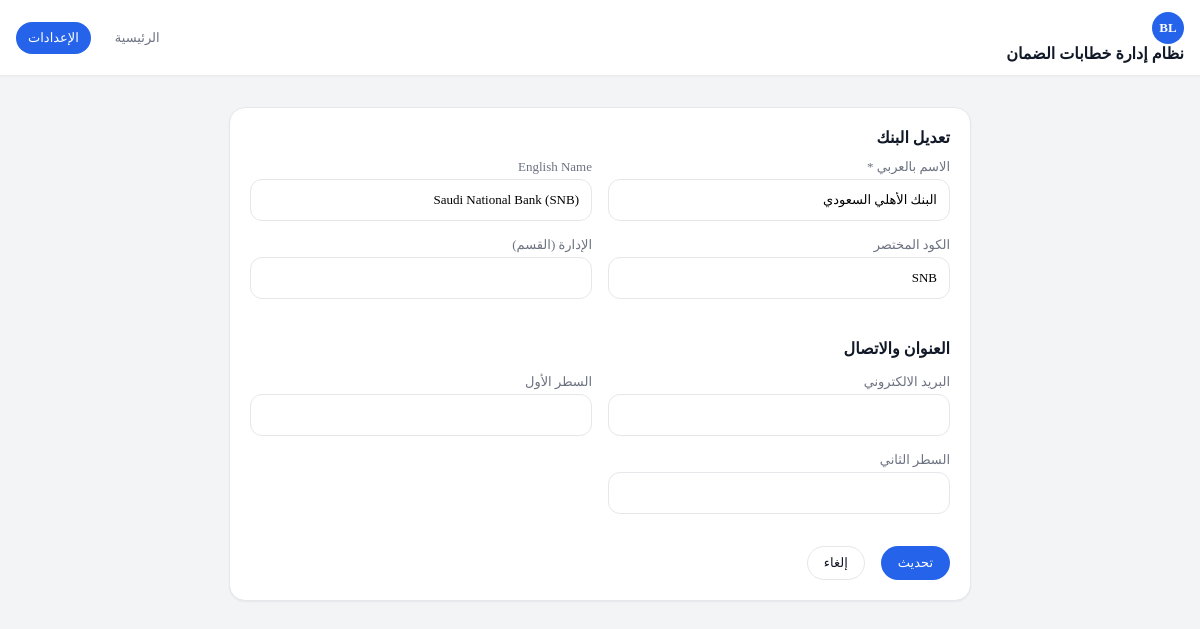
The page /settings/bank-form.php?id=6 on the database its author committed.
### tables this page shows
CREATE TABLE banks (
        id INTEGER PRIMARY KEY AUTOINCREMENT,
        official_name TEXT NOT NULL,
        official_name_en TEXT,
        normalized_key TEXT,
        short_code TEXT,
        is_confirmed INTEGER DEFAULT 0,
        created_at TEXT DEFAULT CURRENT_TIMESTAMP,
        updated_at TEXT DEFAULT CURRENT_TIMESTAMP
    , official_name_ar TEXT NULL, address_line_1 VARCHAR(255) DEFAULT 'المقر الرئيسي', address_line_2 VARCHAR(255) DEFAULT NULL, contact_email VARCHAR(255) DEFAULT NULL, department VARCHAR(255) DEFAULT "إدارة الضمانات");

### app/Repositories/BankRepository.php (called while the page is built, shortened)
<?php
class BankRepository
{
    public function find(int $id): ?Bank
    {
        $pdo = Database::connection();
        $stmt = $pdo->prepare('SELECT * FROM banks WHERE id = :id LIMIT 1');
        $stmt->execute(['id' => $id]);
        $row = $stmt->fetch(PDO::FETCH_ASSOC);
        return $row ? $this->map($row) : null;
    }
    private function map(array $row): Bank
    {
        return new Bank(
            (int) $row['id'],
            $row['official_name'],
            $row['official_name_en'] ?? null,
            $row['official_name_ar'] ?? $row['official_name'] ?? null,
            $row['normalized_key'] ?? null,
            $row['short_code'] ?? null,
            (int) ($row['is_confirmed'] ?? 0),
            $row['created_at'] ?? null,
        );
    }
}

### app/Support/autoload.php (called while the page is built, shortened)
<?php
spl_autoload_register(function (string $class): void {
    $prefix = 'App\\';
    $baseDir = __DIR__ . '/../';
    if (str_starts_with($class, $prefix)) {
        $relative = substr($class, strlen($prefix));
        $path = $baseDir . str_replace('\\', '/', $relative) . '.php';
    }
});

### www/settings/bank-form.php (the view, shortened to what this page needs)
<?php
require_once __DIR__ . '/../../app/Support/autoload.php';
$banks = new BankRepository();
$id = isset($_GET['id']) ? (int) $_GET['id'] : null;
$bank = $id ? $banks->find($id) : null;
$isEdit = $bank !== null;
?>
<!doctype html>
<html lang="ar" dir="rtl">
<head>
    <link rel="stylesheet" href="/assets/css/style.css">
</head>
<body class="app-shell">
    <header class="app-header">
        <div class="app-header-inner">
            <div>
                <span class="app-logo">BL</span>
                <span class="app-title">نظام إدارة خطابات الضمان</span>
            </div>
            <nav class="app-nav">
                <a href="/" class="app-nav-link">الرئيسية</a>
                <a href="/settings.php?tab=banks" class="app-nav-link is-active">الإعدادات</a>
            </nav>
        </div>
    </header>
    <main class="app-main">
        <div class="app-container">
            <div class="form-card card">
                <div class="card-header">
                    <h2 class="card-title"><?= $isEdit ? 'تعديل البنك' : 'إضافة بنك جديد' ?></h2>
                </div>
                <form method="POST">
                    <div class="form-grid">
                        <div class="form-group">
                            <label class="form-label">الاسم بالعربي *</label>
                            <input type="text" name="official_name" class="form-control" required
                                   value="<?= htmlspecialchars($bank->officialName ?? $_POST['official_name'] ?? '') ?>">
                        </div>
                        <div class="form-group">
                            <label class="form-label">English Name</label>
                            <input type="text" name="official_name_en" class="form-control"
                                   value="<?= htmlspecialchars($bank->officialNameEn ?? $_POST['official_name_en'] ?? '') ?>">
                        </div>
                        <div class="form-group">
                            <label class="form-label">الكود المختصر</label>
                            <input type="text" name="short_code" class="form-control"
                                   value="<?= htmlspecialchars($bank->shortCode ?? $_POST['short_code'] ?? '') ?>">
                        </div>
                        <div class="form-group">
                            <label class="form-label">الإدارة (القسم)</label>
                            <input type="text" name="department" class="form-control"
                                   value="<?= htmlspecialchars($bank->department ?? $_POST['department'] ?? '') ?>">
                        </div>
                    </div>
                    <div class="form-section">
                        <div class="form-section-title">العنوان والاتصال</div>
                        <div class="form-grid">
                            <div class="form-group">
                                <label class="form-label">البريد الالكتروني</label>
                                <input type="email" name="contact_email" class="form-control"
                                       value="<?= htmlspecialchars($bank->contactEmail ?? $_POST['contact_email'] ?? '') ?>">
                            </div>
                            <div class="form-group">
                                <label class="form-label">السطر الأول</label>
                                <input type="text" name="address_line_1" class="form-control"
                                       value="<?= htmlspecialchars($bank->addressLine1 ?? $_POST['address_line_1'] ?? '') ?>">
                            </div>
                            <div class="form-group">
                                <label class="form-label">السطر الثاني</label>
                                <input type="text" name="address_line_2" class="form-control"
                                       value="<?= htmlspecialchars($bank->addressLine2 ?? $_POST['address_line_2'] ?? '') ?>">
                            </div>
                        </div>
                    </div>
                    <div class="form-actions">
                        <button type="submit" class="btn btn-primary"><?= $isEdit ? 'تحديث' : 'إضافة' ?></button>
                        <a href="/settings.php?tab=banks" class="btn btn-secondary">إلغاء</a>
                    </div>
                </form>
            </div>
        </div>
    </main>
</body>
</html>

### www/assets/css/style.css (style rules this page uses)
:root { --color-bg-main: #f3f4f6; --color-bg-elevated: #ffffff; --color-border: #e5e7eb; --color-border-strong: #cbd5e1; --color-primary: #2563eb; --color-primary-hover: #1d4ed8; --color-primary-soft: #dbeafe; --color-accent: #0ea5e9; --color-text-main: #111827; --color-text-muted: #6b7280; --color-text-inverse: #ffffff; --color-success: #059669; --color-success-soft: #d1fae5; --color-warning: #d97706; --color-warning-soft: #fef3c7; --color-danger: #dc2626; --color-danger-soft: #fee2e2; --color-info: #0ea5e9; --color-info-soft: #e0f2fe; --color-status-review: #f97316; --color-status-ready: #16a34a; --color-status-conflict: #dc2626; --font-size-xs: 12px; --font-size-sm: 13px; --font-size-md: 14px; --font-size-lg: 16px; --font-size-xl: 18px; --font-size-2xl: 22px; --radius-sm: 8px; --radius-md: 12px; --radius-lg: 16px; --radius-xl: 20px; --shadow-sm: 0 1px 2px rgba(15, 23, 42, 0.06); --shadow-md: 0 4px 10px rgba(15, 23, 42, 0.08); --space-xxs: 4px; --space-xs: 8px; --space-sm: 12px; --space-md: 16px; --space-lg: 20px; --space-xl: 24px; --space-2xl: 32px; --transition-fast: 150ms ease-out; --transition-normal: 200ms ease-out; --layout-max-width: 1200px; }
body.app-shell { margin: 0; padding: 0; margin: 0; padding: 0; background-color: var(--color-bg-main); color: var(--color-text-main); }
.app-main { padding: 0 var(--space-md) var(--space-xl) var(--space-md); }
.app-container { max-width: var(--layout-max-width); margin: 0 auto; }
.app-header { position: sticky; top: 0; z-index: 50; background-color: var(--color-bg-elevated); box-shadow: var(--shadow-sm); }
.app-header-inner { max-width: var(--layout-max-width); margin: 0 auto; padding: var(--space-sm) var(--space-md); display: flex; align-items: center; justify-content: space-between; gap: var(--space-md); }
.app-logo { width: 32px; height: 32px; border-radius: var(--radius-lg); background: var(--color-primary); color: var(--color-text-inverse); display: flex; align-items: center; justify-content: center; font-weight: 700; font-size: var(--font-size-sm); }
.app-title { font-size: var(--font-size-lg); font-weight: 700; }
.app-nav { display: flex; gap: var(--space-sm); flex-wrap: wrap; }
.app-nav-link { font-size: var(--font-size-sm); padding: var(--space-xs) var(--space-sm); border-radius: 999px; text-decoration: none; color: var(--color-text-muted); transition: background-color var(--transition-fast), color var(--transition-fast); }
.app-nav-link.is-active { background-color: var(--color-primary); color: var(--color-text-inverse); }
.card { background-color: var(--color-bg-elevated); border: 1px solid var(--color-border); border-radius: var(--radius-lg); box-shadow: var(--shadow-sm); padding: var(--space-lg); margin-bottom: var(--space-lg); }
.card-header { display: flex; align-items: center; justify-content: space-between; gap: var(--space-md); margin-bottom: var(--space-sm); flex-wrap: wrap; }
.card-title { font-size: var(--font-size-lg); font-weight: 600; margin: 0; }
.btn { display: inline-flex; align-items: center; justify-content: center; gap: var(--space-xs); border-radius: 999px; border: 1px solid transparent; cursor: pointer; font-family: inherit; font-size: var(--font-size-sm); padding: 8px 16px; transition: background-color var(--transition-fast), box-shadow var(--transition-fast), transform var(--transition-fast); text-decoration: none; }
.btn-primary { background-color: var(--color-primary); color: var(--color-text-inverse); }
.btn-secondary { background-color: var(--color-bg-elevated); color: var(--color-text-main); border-color: var(--color-border); }
.form-grid { display: grid; grid-template-columns: repeat(2, minmax(0, 1fr)); gap: var(--space-sm) var(--space-lg); }
.form-group { display: flex; flex-direction: column; gap: 4px; }
.form-label { font-size: var(--font-size-sm); color: var(--color-text-muted); }
.form-control, .input, .select, .textarea, select, textarea { border-radius: var(--radius-md); border: 1px solid var(--color-border); padding: var(--space-sm); font-family: inherit; font-size: var(--font-size-sm); background-color: var(--color-bg-elevated); transition: border-color var(--transition-fast), box-shadow var(--transition-fast); }

### rows shown on the page
banks: official_name "البنك الأهلي السعودي", official_name_en "Saudi National Bank (SNB)", short_code "SNB"
